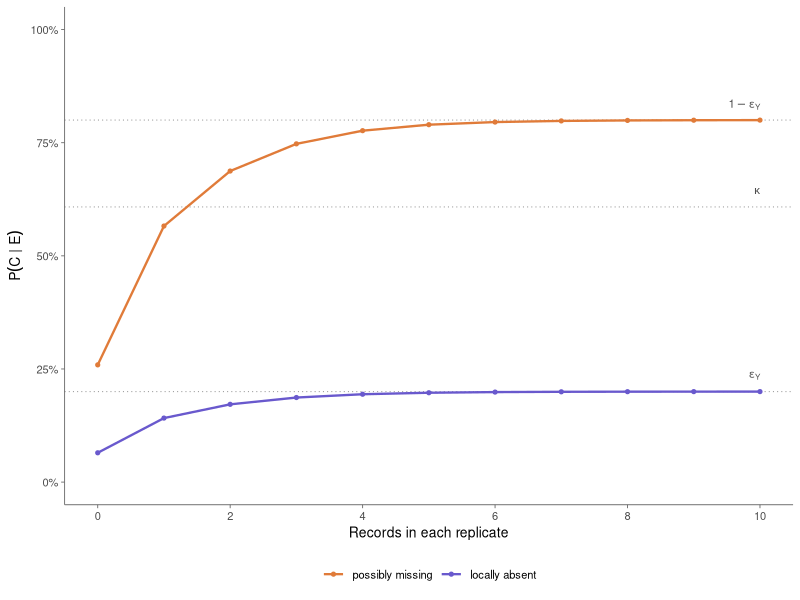
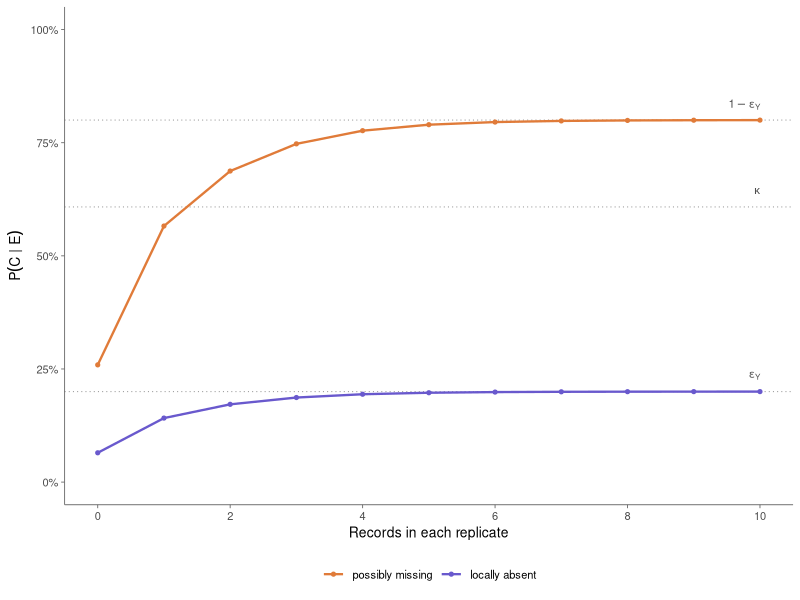
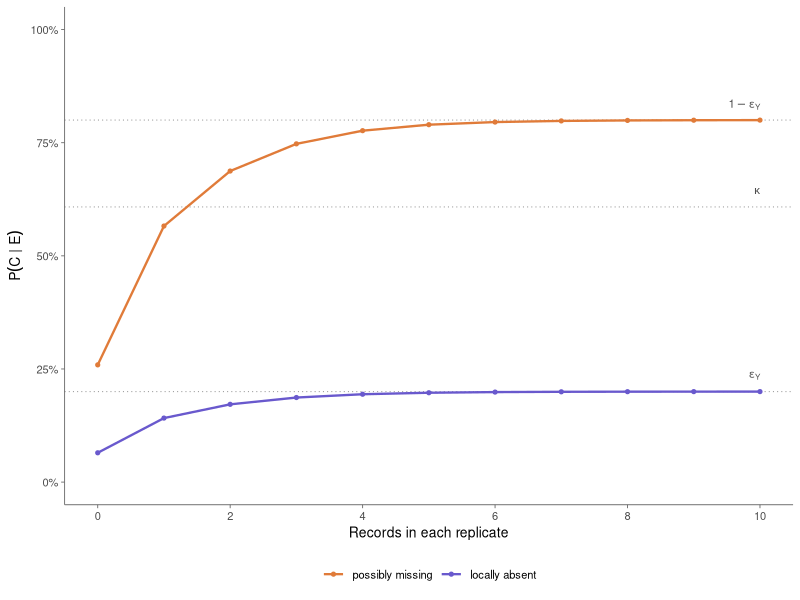

The R source for these figures, in order:
## ---------------------------------------------------------------------------
## SI figure (fig:SI_frequency): what interaction frequencies add to a fixed
## piece of evidence. The evidence is the one used throughout: the link is
## predicted (Y = 1) and not recorded locally (w_l = 0). It is recorded in all
## five replicates, and what varies is how many records each replicate holds
## (Section frequency).
## Frequencies enter in two places:
##   1. a false record of w records needs w separate errors, f^w
##   2. the link's own miss rate falls as its records accumulate
## Two categories are drawn, the two in which the link is unrealised at the
## focal site and realisable in the replicates: possibly missing (the model is
## right) and locally absent (the model is wrong). Together they approach 100%,
## split by the model error alone.
## ---------------------------------------------------------------------------

library(ggplot2)

## Figures are written to Bayesian_framework/bayesian_figures. Resolved here so
## the script works whether it is run from the project root or from inside
## Bayesian_framework/, and the folder is created if it is missing.
fig_dir <- if (dir.exists("Bayesian_framework"))
             file.path("Bayesian_framework", "bayesian_figures") else "bayesian_figures"
dir.create(fig_dir, recursive = TRUE, showWarnings = FALSE)

eY <- 0.20; el <- 0.30; f <- 0.05; rho <- 0.15
R  <- 5

p1 <- rho * (1 - el)      # a replicate records a realisable link, Eq. p1
b  <- el / (1 - el)       # fixes the average miss rate across links at eps_l

sig <- rbind(c(1,1,1), c(1,1,0), c(1,0,1), c(1,0,0),
             c(0,1,1), c(0,1,0), c(0,0,1), c(0,0,0))
nm  <- c("recurrent", "locally unique", "possibly missing", "phantom",
         "model-elusive", "weakly supported", "locally absent",
         "possibly forbidden")

## ---- the link's own miss rate ----------------------------------------------
## n replicates recorded the link, with W records between them. With no
## records this returns the common eps_l.
miss <- function(n, W) ((b + n) / (b + n + 1))^(1 + W)

## ---- posterior with record counts ------------------------------------------
## wl = records at the focal site, w = records in each replicate, Y = 1.
## q is optional: the probability that a realised link recorded at a site is
## recorded w times. Left out, a recording replicate counts as recorded,
## whatever its count (Eq. frequency). Supplied, the count in each replicate
## enters as well (Eq. frequency_full).
post_freq <- function(wl, w, q = NULL) {
  n <- sum(w > 0); W <- sum(w)
  qw <- if (is.null(q)) 1 else prod(q(w[w > 0]))
  L <- sapply(1:8, function(i) {
    fy <- if (sig[i,1] == 1) 1 - eY else eY
    ## the replicate records sharpen the miss rate only where they are real
    e  <- if (sig[i,3] == 1) miss(n, W) else el
    fl <- if (sig[i,2] == 1) { if (wl == 0) e else (1 - e) * (if (is.null(q)) 1 else q(wl)) }
          else               { if (wl == 0) 1 - f else f^wl }
    fr <- if (sig[i,3] == 1) p1^n * qw * (1 - p1)^(R - n)
          else               f^W * (1 - f)^(R - n)
    fy * fl * fr
  })
  L / sum(L)
}

shown <- c(3, 7)                                 # unrealised here, realisable elsewhere
## locally absent is not in the palette of the other SI figures; replace its
## colour with the one this category has in the main-text figures
pal <- setNames(c("#E07B39", "slateblue3"), nm[shown])

kappa <- (1 - eY) * (1 - f) / ((1 - f) + el)     # ceiling without frequencies

x <- 0:10                                        # records in each replicate
all_rep <- function(v) rep(v, R)                 # the same records in every replicate

P <- sapply(x, function(v) post_freq(0, all_rep(v)))
d <- do.call(rbind, lapply(shown, function(i)
  data.frame(w = x, p = P[i, ], cat = nm[i])))
d$cat <- factor(d$cat, levels = nm[shown])

refs <- data.frame(y = c(1 - eY, kappa, eY),
                   lab = c("1 - epsilon[Y]", "kappa", "epsilon[Y]"))

fig <- ggplot(d, aes(w, p, colour = cat)) +
  geom_hline(data = refs, aes(yintercept = y), linetype = "dotted",
             colour = "grey60", linewidth = 0.35) +
  geom_text(data = refs, aes(x = max(x), y = y + 0.035, label = lab),
            inherit.aes = FALSE, parse = TRUE, hjust = 1,
            size = 2.9, colour = "grey30") +
  geom_line(linewidth = 0.8) +
  geom_point(size = 1.1) +
  scale_colour_manual(values = pal, name = NULL) +
  scale_y_continuous(limits = c(0, 1), labels = function(x) paste0(round(100*x), "%")) +
  scale_x_continuous(breaks = seq(0, 10, 2)) +
  labs(
       x = "Records in each replicate", y = expression(P(C ~ "|" ~ E))) +
  theme_classic(base_size = 10) +
  theme(plot.title = element_text(size = 10, hjust = 0),
        axis.line = element_line(colour = "grey40", linewidth = 0.3),
        axis.ticks = element_line(colour = "grey40", linewidth = 0.3),
        legend.position = "bottom")

## ---- reported values --------------------------------------------------------
cat(sprintf("\nkappa = %.3f, ceiling with frequencies = %.3f\n", kappa, 1 - eY))
report <- function(lbl, w_of) {
  cat(sprintf("\n%s\n", lbl))
  cat(sprintf("%8s %9s %17s %15s %10s %8s\n", "records", "miss rate",
              nm[3], nm[7], nm[1], nm[4]))
  for (v in c(0, 1, 2, 5, 10)) {
    w <- w_of(v); p <- post_freq(0, w)
    cat(sprintf("%8d %9.3f %17.3f %15.3f %10.3f %8.3f\n", v,
                miss(sum(w > 0), sum(w)), p[3], p[7], p[1], p[4]))
  }
}
report("all five replicates record the link (the figure)", all_rep)
report("one replicate of five records the link (text only)",
       function(v) c(v, rep(0, R - 1)))

## records at the focal site, none in the replicates: how likely the local
## record is false (the four categories with z_l = 0)
cat("\nlocal records, no replicate records: P(local record is false)\n")
no_local <- which(sig[, 2] == 0)
for (wl in 1:2)
  cat(sprintf("  %d local record%s: %.4f\n", wl, if (wl > 1) "s" else " ",
              sum(post_freq(wl, rep(0, R))[no_local])))

## the optional count term, under the count distribution that the exponential
## rate implies, q(w) = eps_l (1 - eps_l)^(w - 1): single records then count
## against the link
q_exp <- function(w) el * (1 - el)^(w - 1)
cat("\none record in each of five replicates: phantom\n")
cat(sprintf("  without the count term: %.3f\n", post_freq(0, all_rep(1))[4]))
cat(sprintf("  with q from the exponential: %.3f\n", post_freq(0, all_rep(1), q_exp)[4]))
cat("ten records in two replicates, with q: possibly missing\n")
cat(sprintf("  5 and 5: %.3f   9 and 1: %.3f\n",
            post_freq(0, c(5, 5, 0, 0, 0), q_exp)[3], post_freq(0, c(9, 1, 0, 0, 0), q_exp)[3]))


print(fig)
ggsave(file.path(fig_dir, "SI_frequency.pdf"), fig, width = 4.2, height = 3.5)
ggsave(file.path(fig_dir, "SI_frequency.png"), fig, width = 4.2, height = 3.5, dpi = 300)
